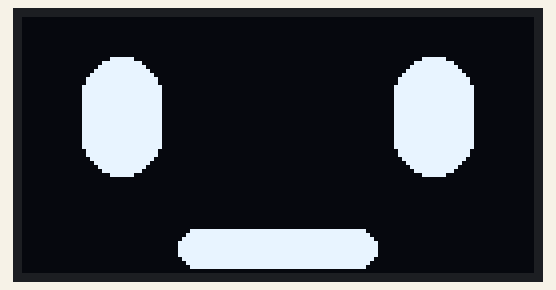
Simulated run of this program. Board: Arduino Nano, built with avr-gcc and run on an emulated ATmega328P. Shown: 128×64 one-colour display. Random numbers use the default seed unless the program sets one.

Above: at 2.1 s.
At 129.8 s:
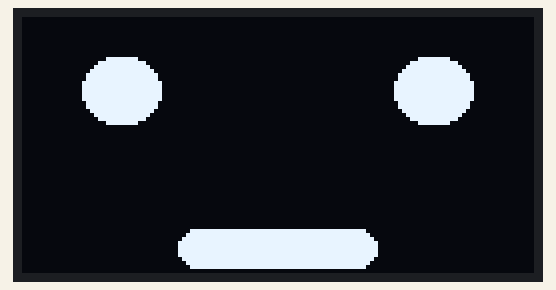

The program:

main.cpp
```cpp
#include <Adafruit_GFX.h>
#include <Adafruit_SSD1306.h>
#include <Arduino.h>
#include <Wire.h>

// forward declaration
void draw_idle_face(int x, int y, int width, int height, int radius);
void animate_face();
void draw_mouth();
#define SCREEN_WIDTH 128  // OLED display width,  in pixels
#define SCREEN_HEIGHT 64  // OLED display height, in pixels

// OLED display with address 0x3C for 128x64
Adafruit_SSD1306 oled(SCREEN_WIDTH, SCREEN_HEIGHT, &Wire, -1);
int oled_addr = 0x3C;

// face properties
int eye_width = 20;
int eye_height = 30;
int eye_radius = 20;
int left_eye_x = 15;
int left_eye_y = 10;
int right_eye_x = SCREEN_WIDTH - left_eye_x - eye_width;
int right_eye_y = left_eye_y;

void setup() {
    Serial.begin(115200);
    randomSeed(analogRead(0));
    // initialize display
    if (!oled.begin(SSD1306_SWITCHCAPVCC, oled_addr)) {
        Serial.println("SSD1306 allocation failed");
        while (true)
            ;
    }
    // wait for initializing
    delay(2000);

}

void loop() {
    // draw eyes fully open
    draw_idle_face(15, 10, eye_width, eye_height, eye_radius);
    // random blink interval
    int time = random(500, 3000);
    // wait before animating eyes
    delay(time);
    // draw eyes blinking
    animate_face();
}

// clear screen, draw eyes (fully open) + mouth
void draw_idle_face(int x, int y, int width, int height, int radius) {
    oled.clearDisplay();
    // left eye
    oled.fillRoundRect(x, y, width, height, radius, WHITE);

    // right eye
    oled.fillRoundRect(SCREEN_WIDTH - x - width, y, width, height, radius,
                       WHITE);

    //oled.drawLine(SCREEN_WIDTH / 2, 0, SCREEN_WIDTH / 2, SCREEN_HEIGHT, WHITE);
    draw_mouth();
    oled.display();
}

// statically draw mouth
void draw_mouth(){
    int mouth_radius = 25;
    oled.fillRoundRect((SCREEN_WIDTH / 2) - mouth_radius, 53, mouth_radius * 2, 10, 5, WHITE);
    //oled.fillRoundRect(42, 50, 40, 10, 5, WHITE);
}

// animates eyes closing and opening
void animate_face() {
    int animation_speed = 13;
    // close eye
    for (int i = eye_height; i >= 5; i -= animation_speed) {
        oled.clearDisplay();
        oled.fillRoundRect(left_eye_x, left_eye_y, eye_width, i, eye_radius,
                           WHITE);
        oled.fillRoundRect(right_eye_x, right_eye_y, eye_width, i, eye_radius,
                           WHITE);
        draw_mouth();
        oled.display();
    }

    delay(10);

    // open eye
    for (int i = 5; i <= eye_height; i += animation_speed) {
        oled.clearDisplay();
        oled.fillRoundRect(left_eye_x, left_eye_y, eye_width, i, eye_radius,
                           WHITE);
        oled.fillRoundRect(right_eye_x, right_eye_y, eye_width, i, eye_radius,
                           WHITE);
        draw_mouth();
        oled.display();
    }
}
```

Measured:
- what the display in image 0 shows lasts 0.7 s, from 2.1 s to 2.8 s
